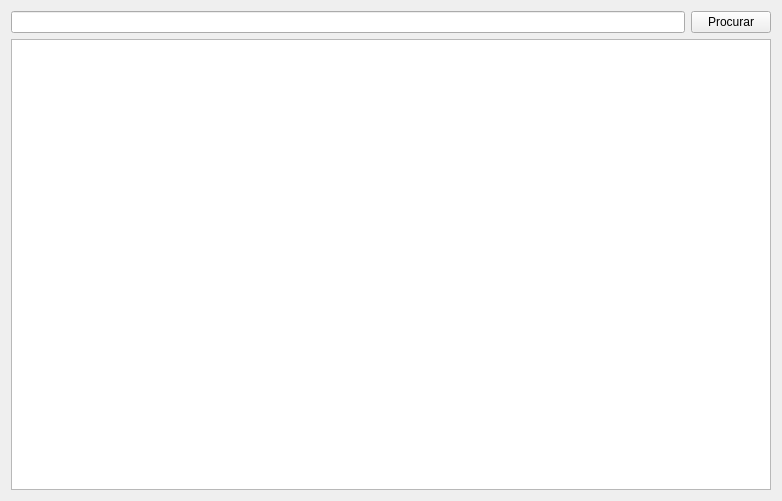
<?xml version="1.0" encoding="UTF-8"?>
<ui version="4.0">
 <class>Procurar</class>
 <widget class="QWidget" name="Procurar">
  <property name="geometry">
   <rect>
    <x>0</x>
    <y>0</y>
    <width>782</width>
    <height>501</height>
   </rect>
  </property>
  <property name="windowTitle">
   <string>Form</string>
  </property>
  <layout class="QHBoxLayout" name="horizontalLayout_2">
   <item>
    <layout class="QVBoxLayout" name="verticalLayout">
     <item>
      <layout class="QHBoxLayout" name="horizontalLayout">
       <item>
        <widget class="QLineEdit" name="campoProcura"/>
       </item>
       <item>
        <widget class="QPushButton" name="botaoProcurar">
         <property name="text">
          <string>Procurar</string>
         </property>
        </widget>
       </item>
      </layout>
     </item>
     <item>
      <widget class="QTableWidget" name="tableWidget"/>
     </item>
    </layout>
   </item>
  </layout>
 </widget>
 <resources/>
 <connections/>
</ui>
